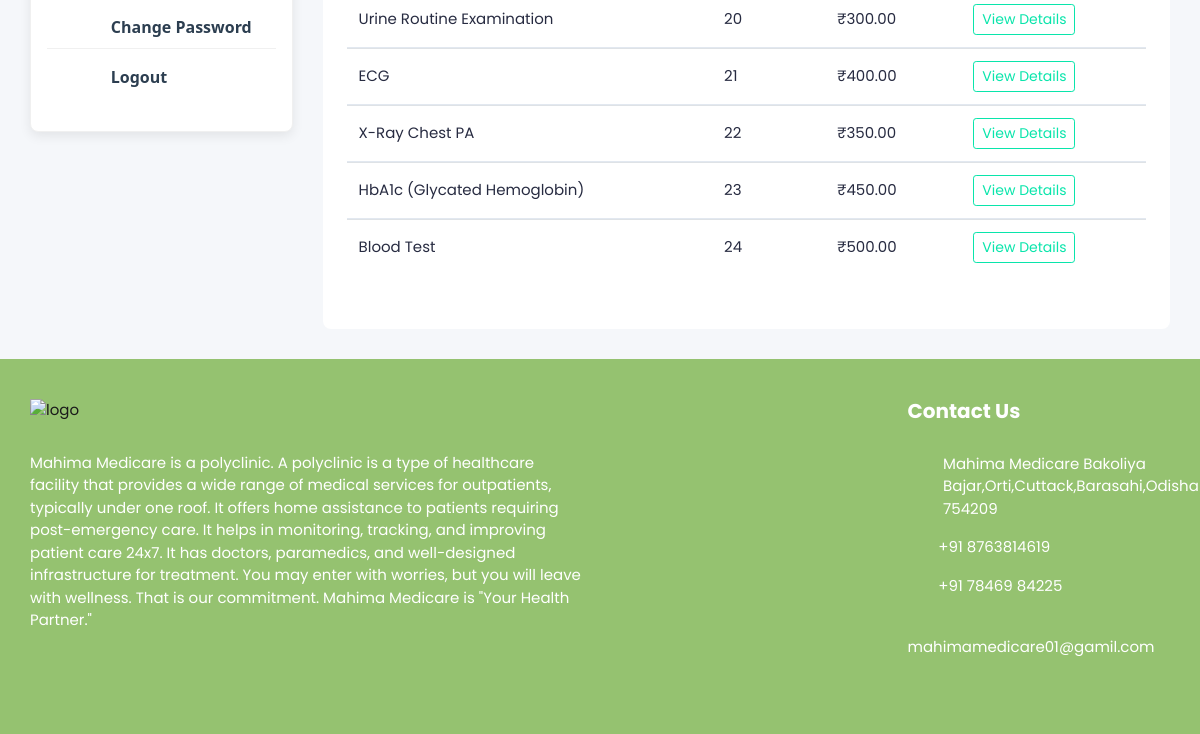
/doctor/doctor-test-list/ (signed in, lower part), run on an earlier commit of the app's database.
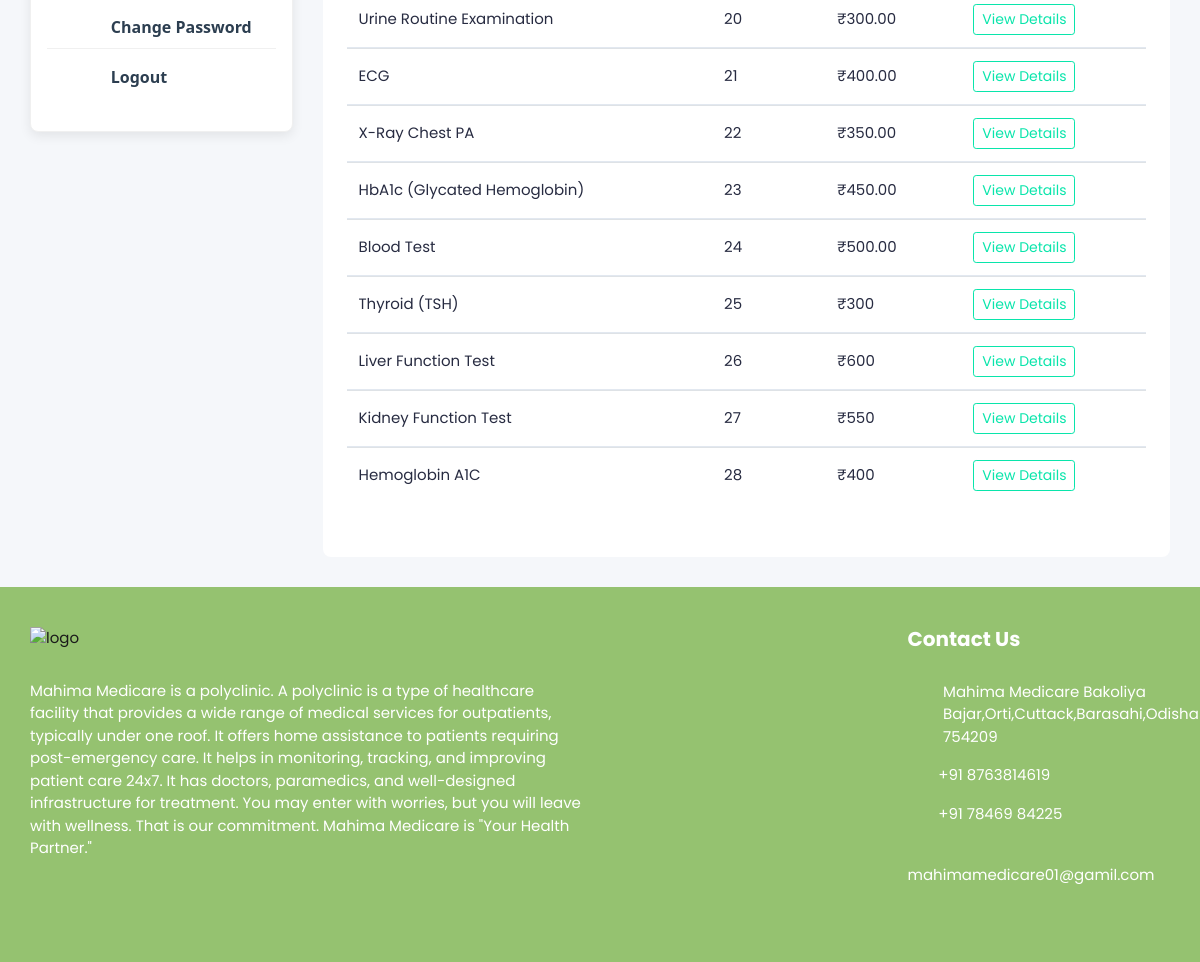
And on a later commit of the database.
### hospital_admin/models.py (models this page shows, shortened)
class Test_Information(models.Model):
    test_id = models.AutoField(primary_key=True)
    test_name = models.CharField(max_length=200, null=True, blank=True)
    test_price = models.CharField(max_length=200, null=True, blank=True)

### doctor/views.py (the view)
# urls.py: path('doctor-test-list/', views.doctor_test_list, name='doctor-test-list'),
@csrf_exempt
@login_required(login_url="login")
def doctor_test_list(request):
    if request.user.is_authenticated and request.user.is_doctor:
        doctor = Doctor_Information.objects.get(user=request.user)
        tests = Test_Information.objects.all
        context = {'doctor': doctor, 'tests': tests}
        return render(request, 'doctor-test-list.html', context)
    elif request.user.is_authenticated and request.user.is_patient:
        patient = Patient.objects.get(user=request.user)
        tests = Test_Information.objects.all
        context = {'patient': patient, 'tests': tests}
        return render(request, 'doctor-test-list.html', context)
    else:
        logout(request)
        messages.info(request, 'Not Authorized')
        return render(request, 'doctor-login.html')

### templates/doctor-test-list.html (shortened to what this page needs)
{% load static %}
<!DOCTYPE html>
<html lang="en">
<head>
  <link rel="stylesheet" href="{% static 'HealthStack-System/css/Normal/bootstrap.min.css' %}" />
  <link rel="stylesheet" href="{% static 'HealthStack-System/plugins/Normal/fontawesome/css/fontawesome.min.css' %}" />
  <link rel="stylesheet" href="{% static 'HealthStack-System/plugins/Normal/fontawesome/css/all.min.css' %}" />
  <link rel="stylesheet" href="{% static 'HealthStack-System/css/Normal/style.css' %}" />
</head>
<body>
{% if user.is_authenticated %}
  <div class="main-wrapper">
    <div class="content">
      <div class="container-fluid">
        <div class="row">
          <div class="col-md-5 col-lg-4 col-xl-3 theiaStickySidebar">
            <div class="sidebar">
              {% if user.is_authenticated and user.is_patient %}
              {% include 'patient-sidebar.html' %}
              {% endif %}
            </div>
          </div>
          <div class="col-md-7 col-lg-8 col-xl-9">
            <div class="card">
              <div class="card-body">
                <div class="row">
                  <div class="col-md-12">
                    <div class="appointment-tab">
                      <div class="tab-pane show active" id="today-appointments">
                        <div class="table-responsive">
                          <table class="table table-hover table-center mb-0">
                            <tbody>
                              {% for t in tests %}
                              <tr>
                                <td>{{t.test_name}}</td>
                                <td>{{t.test_id}}</td>
                                <td>₹{{t.test_price|default:"0"}}</td>
                                <td>
                                  <button class="btn btn-sm btn-outline-primary">View Details</button>
                                </td>
                              </tr>
                              {% endfor %}
                            </tbody>
                          </table>
                        </div>
                      </div>
                    </div>
                  </div>
                </div>
              </div>
            </div>
          </div>
        </div>
      </div>
    </div>
    {% include 'footer.html' %}
  </div>
{% endif %}
</body>
</html>

What changed in the data, as far as the page shows it:
added Test_Information: test_name "Thyroid (TSH)", test_id "25", test_price "300"
added Test_Information: test_name "Liver Function Test", test_id "26", test_price "600"
added Test_Information: test_name "Kidney Function Test", test_id "27", test_price "550"
added Test_Information: test_name "Hemoglobin A1C", test_id "28", test_price "400"
